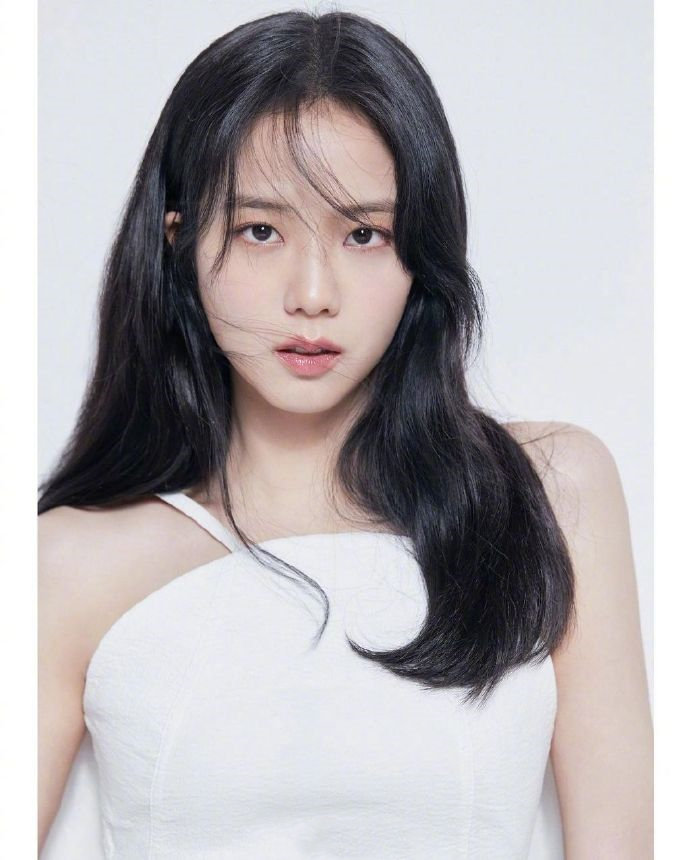
#> input picture Images/jisoo1.jpg, 690 x 860 px
$ jupyter execute 'OpenCV基础操作.ipynb'
#> lines starting #> are read from the running program, lines starting #| are printed output that depends on the picture
[cell 1]
import numpy as np
import cv2 as cv

[cell 2]
# 创建图像，opencv-python中一切图像皆为numpy数组
def numpy_demo():

    black = np.zeros((512,512,3), dtype=np.uint8)  # 创建纯黑图像
    cv.imshow("black", black)
    black[:] = (255, 0, 0) # 用蓝色填充图像
    cv.imshow("blue", black)
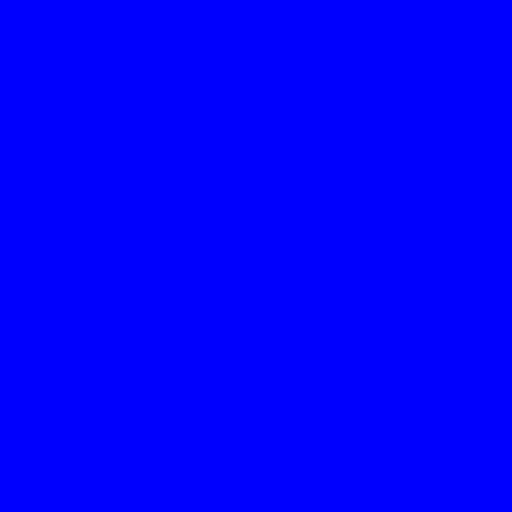
#> window 'blue': shape (512, 512, 3); mean B, G, R 255, 0, 0
    cv.waitKey(0)
    cv.destroyAllWindows()

numpy_demo()

[cell 3]
## 像素读写操作
def visit_pixel_demo():
    img = cv.imread("./Images/jisoo1.jpg")
#> img is the input picture: shape (860, 690, 3); mean B, G, R 180.2, 177.5, 181.9
    cv.imshow("jisoo", img)
    h, w, c = img.shape
#> h = 860; w = 690; c = 3
    for row in range(h):
        for col in range(w):
            b, g, r= img[row, col]
            img[row, col] = (255 - b, 255 - g, 255 - r)
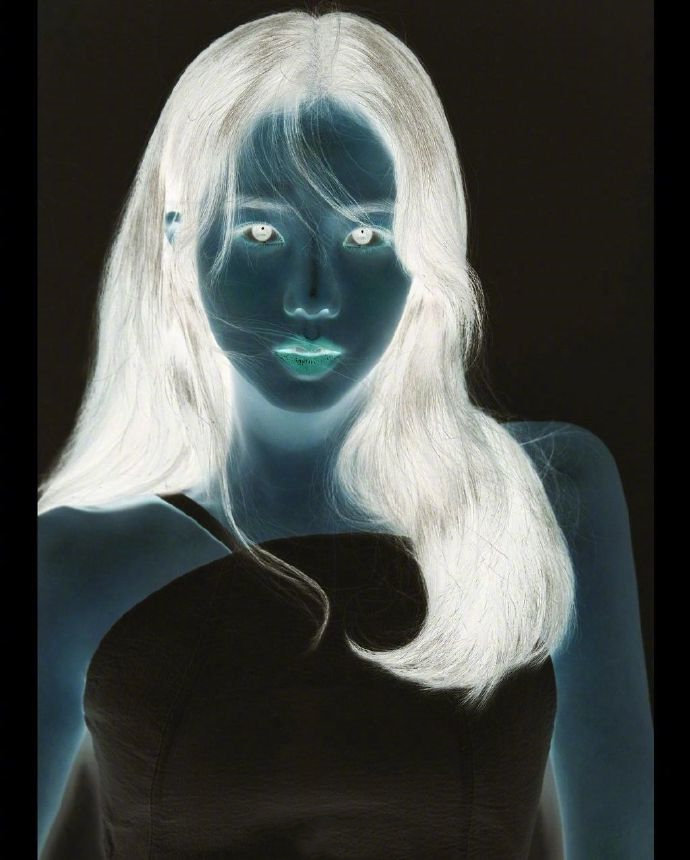
#> img: shape (860, 690, 3); mean B, G, R 74.8, 77.5, 73.1
    cv.imshow("visited", img)
    cv.waitKey(0)
    cv.destroyAllWindows()

visit_pixel_demo()

[cell 4]
## 构建查找表LUT，可以采用系统默认的，但通常我们会自己构建
def create_lut(img, gamma):
#> called with gamma = 0.7
    lut1 = np.zeros((256, 1, 3), dtype=np.uint8)
#> lut1 = 256 rows, first 8: [0, 0, 0], [0, 0, 0], [0, 0, 0], [0, 0, 0], [0, 0, 0], [0, 0, 0], [0, 0, 0], [0, 0, 0]
    for i in range(256):
        print(i, " -- ", np.log(i/255.0))
        c = int(np.exp(np.log(i/255.0)*gamma)*255.0)   # gamma变换
        lut1[i,0] = (c,c,c)
#> after the loop, lut1 = 256 rows, first 8: [0, 0, 0], [5, 5, 5], [8, 8, 8], [11, 11, 11], [13, 13, 13], [16, 16, 16], [18, 18, 18], [20, 20, 20]
    print(lut1)
    dst = cv.LUT(img, lut1)
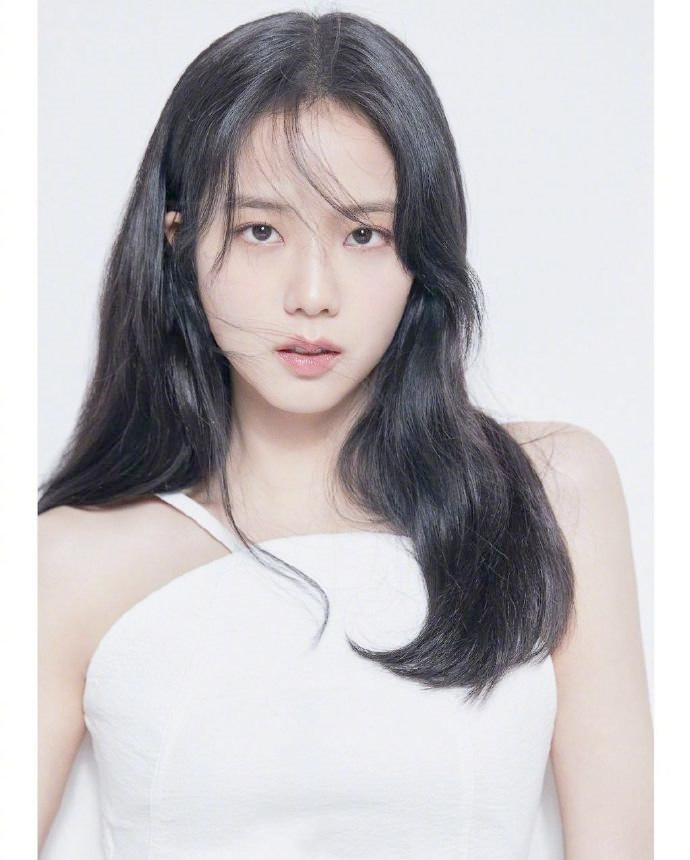
#> dst: shape (860, 690, 3); mean B, G, R 193.9, 191.3, 194.9
    cv.imshow("self lut", dst)
    cv.waitKey(0)

    dst2 = cv.applyColorMap(img, cv.COLORMAP_PINK)
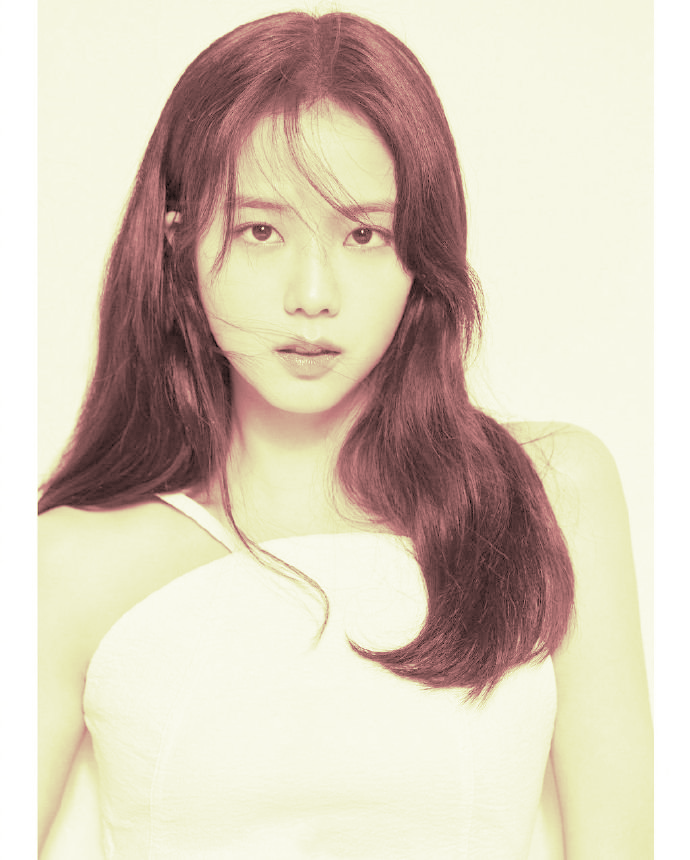
#> dst2: shape (860, 690, 3); mean B, G, R 187.1, 204.3, 216.3
    cv.imshow("system lut", dst2)
    cv.waitKey(0)
    cv.destroyAllWindows()

create_lut(cv.imread("./Images/jisoo1.jpg"), 0.7)
